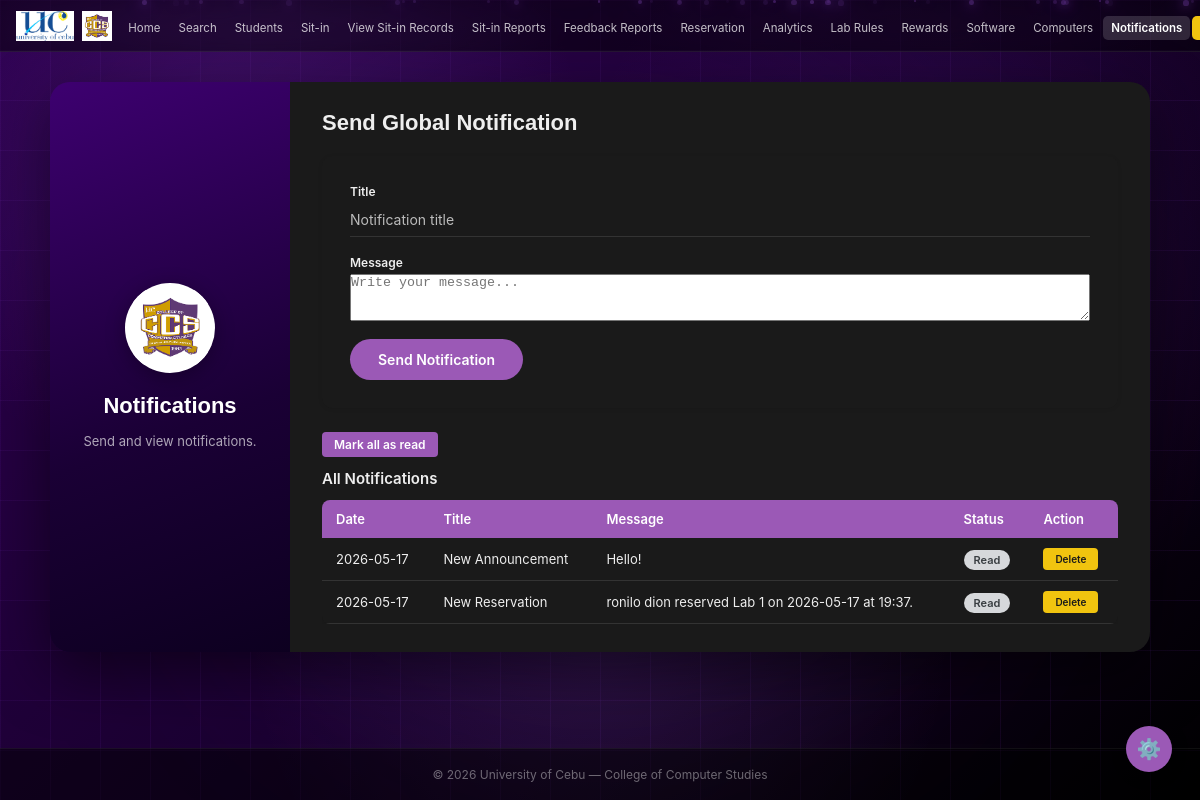
The app's page /admin/notifications (signed in), older data.
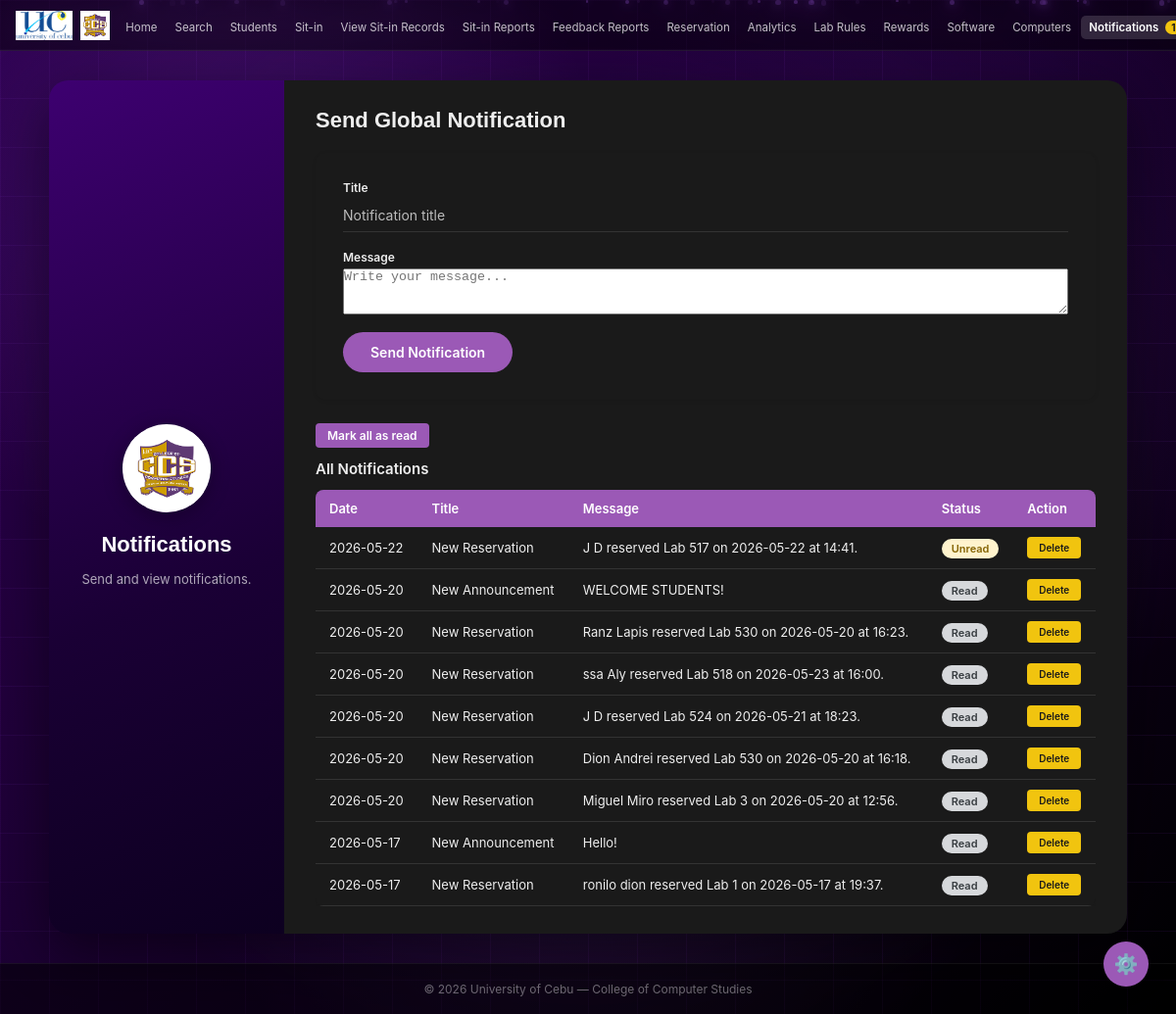
The same page, newer data.
### tables this page shows
CREATE TABLE notifications (
        id      INTEGER PRIMARY KEY AUTOINCREMENT,
        idnum   TEXT    NOT NULL DEFAULT 'global',
        title   TEXT    NOT NULL,
        message TEXT    NOT NULL,
        date    TEXT    NOT NULL DEFAULT (DATE('now')),
        is_read INTEGER DEFAULT 0
    );

### app.py (the view, shortened to what this page needs)
@app.route('/admin/notifications', methods=['GET', 'POST'])
def admin_notifications():
    if not admin_required():
        return redirect(url_for('login'))
    success = None
    conn = get_db()
    admin_idnum = session['user_idnum']
    conn.execute('''UPDATE notifications SET is_read = 1
                    WHERE is_read = 0 AND idnum = ?''', (admin_idnum,))
    conn.commit()
    notifications = conn.execute('''
        SELECT * FROM notifications
        WHERE idnum = ? OR idnum = 'global'
        ORDER BY id DESC
    ''', (admin_idnum,)).fetchall()
    conn.close()
    return render_template('admin/notifications.html', notifications=notifications, success=success)

### app.py (called while the page is built, shortened)
def get_db():
    conn = sqlite3.connect(os.path.join(BASE_DIR, 'database.db'))
    conn.row_factory = sqlite3.Row
    return conn

@app.before_request
def csrf_protect():
    if 'csrf_token' not in session:
        session['csrf_token'] = secrets.token_hex(16)
    if request.method == "POST":
        token = session.get('csrf_token', '')
        form_token = request.form.get('csrf_token', '')
        if not token or token != form_token:
            flash('Invalid request. Please try again.', 'error')
            return redirect(request.url)

@app.context_processor
def inject_unread_count():
    if 'user_id' in session and session.get('role') == 'admin':
        conn = get_db()
        count = conn.execute('''
            SELECT COUNT(*) FROM notifications
            WHERE is_read = 0 AND idnum = ?
        ''', (session['user_idnum'],)).fetchone()[0]
        conn.close()
        return dict(unread_count=count)
    return dict(unread_count=0)

def admin_required():
    return 'user_id' in session and session.get('role') == 'admin'

### templates/admin/notifications.html (shortened to what this page needs)
<!DOCTYPE html>
<html lang="en" data-theme="dark">
<head>
  <link rel="stylesheet" href="{{ url_for('static', filename='style.css') }}" />
  <link href="https://cdnjs.cloudflare.com/ajax/libs/toastr.js/latest/toastr.min.css" rel="stylesheet"/>
</head>
<body>
  <nav>
    <div class="nav-left">
      <img src="{{ url_for('static', filename='uclogo.png') }}" alt="UC" class="nav-logo" />
      <img src="{{ url_for('static', filename='ccsmainlogo.png') }}" alt="CCS" class="nav-logo" />
    </div>
    <ul class="nav-links">
      <li><a href="{{ url_for('admin_home') }}">Home</a></li>
      <li><a href="{{ url_for('admin_search') }}">Search</a></li>
      <li><a href="{{ url_for('admin_students') }}">Students</a></li>
      <li><a href="{{ url_for('admin_sitin') }}">Sit-in</a></li>
      <li><a href="{{ url_for('admin_sitin_records') }}">View Sit-in Records</a></li>
      <li><a href="{{ url_for('admin_reports') }}">Sit-in Reports</a></li>
      <li><a href="{{ url_for('admin_feedback') }}">Feedback Reports</a></li>
      <li><a href="{{ url_for('admin_reservation') }}">Reservation</a></li>
      <li><a href="{{ url_for('admin_analytics') }}">Analytics</a></li>
      <li><a href="{{ url_for('admin_labrules_view') }}">Lab Rules</a></li>
      <li><a href="{{ url_for('admin_rewards') }}">Rewards</a></li>
      <li><a href="{{ url_for('admin_software') }}">Software</a></li>
      <li><a href="{{ url_for('admin_computers') }}">Computers</a></li>
      <li>
        <a href="{{ url_for('admin_notifications') }}" class="active">
          Notifications
          {% if unread_count > 0 %}<span class="notification-badge">{{ unread_count }}</span>{% endif %}
        </a>
      </li>
      <li><a href="{{ url_for('logout') }}" class="btn-nav-logout">Log out</a></li>
    </ul>
  </nav>
  <main class="admin-main">
    <div class="admin-split-card">
      <div class="split-left">
        <div class="split-logo-circle">
          <img src="{{ url_for('static', filename='ccsmainlogo.png') }}" alt="CCS" />
        </div>
        <h2 class="split-title">Notifications</h2>
        <p class="split-desc">Send and view notifications.</p>
      </div>
      <div class="split-right">
        <h2 class="form-title">Send Global Notification</h2>
        <form method="POST" class="form-card" style="margin-bottom:24px;">
          <div class="flat-field">
            <label>Title</label>
            <input name="title" placeholder="Notification title" required />
          </div>
          <div class="flat-field">
            <label>Message</label>
            <textarea name="message" rows="3" placeholder="Write your message..." required></textarea>
          </div>
          <button type="submit" class="btn-create">Send Notification</button>
        </form>
        <a href="{{ url_for('admin_mark_all_notifications_read') }}" class="btn-edit" style="margin-bottom:12px; display:inline-block;">
          Mark all as read
        </a>
        <h3 style="font-size:15px; font-weight:600; margin-bottom:12px;">All Notifications</h3>
        <div class="table-wrap">
          <table class="admin-table">
            <thead><tr><th>Date</th><th>Title</th><th>Message</th><th>Status</th><th>Action</th></tr></thead>
            <tbody>
              {% for n in notifications %}
              <tr>
                <td>{{ n['date'] }}</td>
                <td>{{ n['title'] }}</td>
                <td>{{ n['message'] }}</td>
                <td>
                  {% if n['is_read'] %}<span class="badge badge-done">Read</span>
                  {% else %}<span class="badge badge-pending">Unread</span>{% endif %}
                </td>
                <td>
                  <a href="{{ url_for('delete_notification', notif_id=n['id']) }}" class="btn-delete" style="font-size:10px;">Delete</a>
                </td>
              </tr>
              {% else %}
              <tr><td colspan="5" class="no-data">No notifications yet.</td></tr>
              {% endfor %}
            </tbody>
          </table>
        </div>
      </div>
    </div>
  </main>
  <footer>&copy; 2026 University of Cebu — College of Computer Studies</footer>
</body>
</html>

Row changes from the older to the newer data that the page shows:
added notifications: date "2026-05-22", title "New Reservation", message "J D reserved Lab 517 on 2026-05-22 at 14:41.", is_read "Unread"
added notifications: date "2026-05-20", title "New Announcement", message "WELCOME STUDENTS!", is_read "Read"
added notifications: date "2026-05-20", title "New Reservation", message "Ranz Lapis reserved Lab 530 on 2026-05-20 at 16:23.", is_read "Read"
added notifications: date "2026-05-20", title "New Reservation", message "ssa Aly reserved Lab 518 on 2026-05-23 at 16:00.", is_read "Read"
added notifications: date "2026-05-20", title "New Reservation", message "J D reserved Lab 524 on 2026-05-21 at 18:23.", is_read "Read"
added notifications: date "2026-05-20", title "New Reservation", message "Dion Andrei reserved Lab 530 on 2026-05-20 at 16:18.", is_read "Read"
added notifications: date "2026-05-20", title "New Reservation", message "Miguel Miro reserved Lab 3 on 2026-05-20 at 12:56.", is_read "Read"
Text that changed along with them:
{{ unread_count }}: (not shown) → "1"
